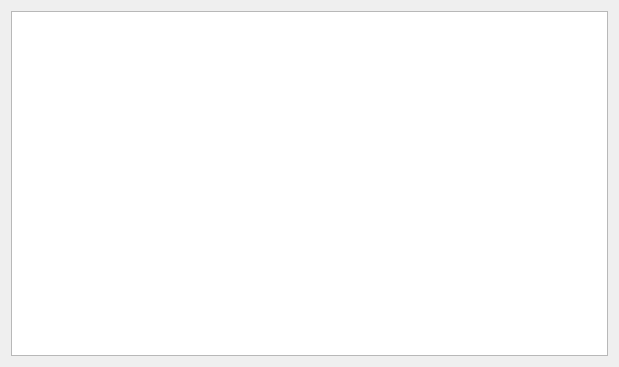
<?xml version="1.0" encoding="UTF-8"?>
<ui version="4.0">
 <class>CustomTools</class>
 <widget class="QWidget" name="CustomTools">
  <property name="geometry">
   <rect>
    <x>0</x>
    <y>0</y>
    <width>619</width>
    <height>367</height>
   </rect>
  </property>
  <property name="windowTitle">
   <string>Tools</string>
  </property>
  <layout class="QGridLayout" name="gridLayout">
   <item row="0" column="0">
    <widget class="QTableView" name="m_toolsTable">
     <property name="whatsThis">
      <string>&lt;p&gt;List of tools used by &lt;b&gt;XINX&lt;/b&gt; and all plugins. Tools are external application called by this application.&lt;/p&gt;
&lt;p&gt;If the tool can't be find, the text color will be &lt;span style=&quot;color:#ff0000;&quot;&gt;red&lt;/span&gt;.&lt;/p&gt;
&lt;p&gt;To edit a tool, double click (or presse F2) on the path of the tool.&lt;/p&gt;</string>
     </property>
     <property name="alternatingRowColors">
      <bool>true</bool>
     </property>
    </widget>
   </item>
  </layout>
 </widget>
 <resources>
  <include location="../../../components/xinxpluginselector.qrc"/>
  <include location="../../application.qrc"/>
 </resources>
 <connections/>
</ui>
